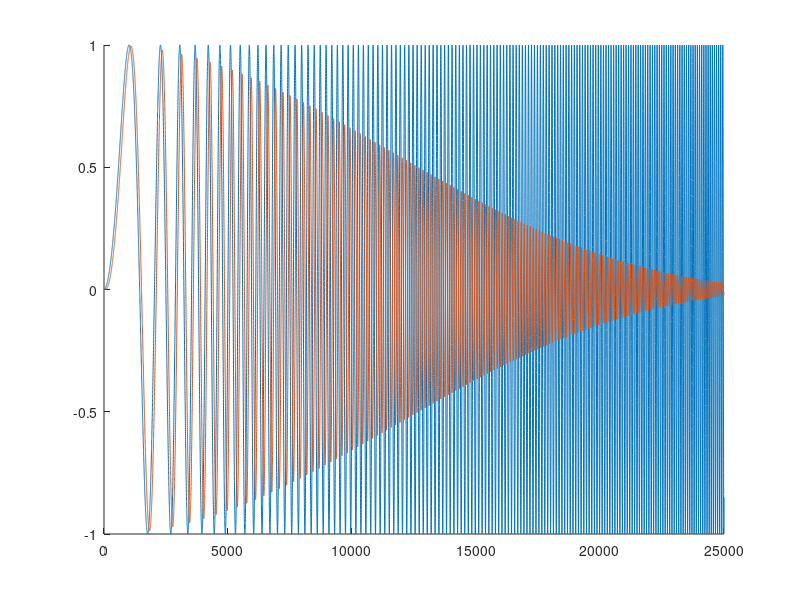

This chart was generated by the following MATLAB code: (Note: this script raises an error after producing the figure.)
clf
hold on
load('filtered.txt', "-ascii")
load('signal.txt', "-ascii")

signal=transpose(signal)
filtered=transpose(filtered)

indicies=1:1:length(signal)

plot(indicies, signal)
plot(indicies, filtered)

gird

hold off
